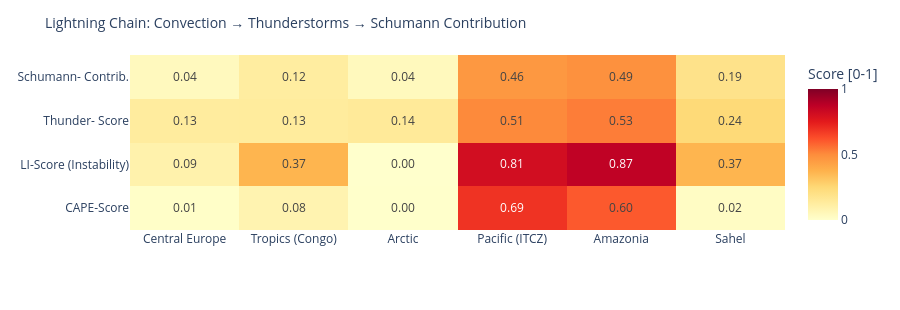

The code cell stored with this chart in its notebook:
### Code cell
# ============================================================
# LIGHTNING CHAIN: Convection → Thunderstorms → Schumann
# Shows the causal chain per measurement point as heatmap
# ============================================================

def cape_score(v):
    """CAPE → normalized score [0,1]"""
    if v is None or pd.isna(v): return 0.0
    return min(1.0, float(v) / 3000)

def li_score(v):
    """Lifted Index: negative = unstable → score [0,1]"""
    if v is None or pd.isna(v): return 0.3
    return min(1.0, max(0.0, (-float(v) + 6) / 12))

def cloud_score(v):
    if v is None or pd.isna(v): return 0.3
    return float(v) / 100

def thunder_score(row):
    """Kombinierter Gewitterwahrscheinlichkeits-Score
    CAPE + LI + Bedeckung + WMO-Gewitter + konvektiver Niederschlag (showers)
    Hinweis: X-Ray und Kp sind kein Bestandteil – nur geomagn./solarer Kontext.
    """
    cs = cape_score(row.get('cape'))
    ls = li_score(row.get('li'))
    cl = cloud_score(row.get('cloud'))
    t  = 1.0 if row.get('thunderstorm') else 0.0
    # Convective precipitation (showers) as additional indicator
    sh = min(1.0, (row.get('showers') or 0) / 5.0)
    return round(cs * 0.30 + ls * 0.25 + cl * 0.15 + t * 0.20 + sh * 0.10, 3)

def schumann_contribution(t_score, lat):
    """Schumann contribution: higher in tropics (±30°), scaled by thunderstorm score"""
    lat_weight = max(0.3, 1.0 - abs(lat) / 60)
    return round(t_score * lat_weight, 3)

df_atm['cape_score']   = df_atm.apply(lambda r: cape_score(r['cape']), axis=1)
df_atm['li_score']     = df_atm.apply(lambda r: li_score(r['li']),    axis=1)
df_atm['thunder_score']= df_atm.apply(lambda r: thunder_score(r.to_dict()), axis=1)
df_atm['schumann_contribution'] = df_atm.apply(
    lambda r: schumann_contribution(r['thunder_score'], r['lat']), axis=1)

metrics = ['cape_score', 'li_score', 'thunder_score', 'schumann_contribution']
labels  = ['CAPE-Score', 'LI-Score\n(Instability)', 'Thunder-\nScore', 'Schumann-\nContrib.']
z_data  = [df_atm[m].tolist() for m in metrics]

fig = go.Figure(go.Heatmap(
    z=z_data,
    x=df_atm['point'].tolist(),
    y=labels,
    colorscale='YlOrRd',
    zmin=0, zmax=1,
    text=[[f'{v:.2f}' for v in row] for row in z_data],
    texttemplate='%{text}', textfont=dict(size=12),
    colorbar=dict(title='Score [0-1]')
))
fig.update_layout(
    title=dict(text='Lightning Chain: Convection → Thunderstorms → Schumann Contribution', font=dict(size=14)),
    height=310,
    plot_bgcolor='rgba(0,0,0,0)', paper_bgcolor='rgba(0,0,0,0)',
    margin=dict(l=130, r=80, t=55, b=80)
)
fig.show()

### Figure 1 — Plotly figure (JSON) as saved in the notebook; plotly's stock layout.template omitted (floating-point values rounded to 4 significant figures)
{"data": [{"colorbar": {"title": {"text": "Score [0-1]"}}, "colorscale": [[0.0, "rgb(255,255,204)"], [0.125, "rgb(255,237,160)"], [0.25, "rgb(254,217,118)"], [0.375, "rgb(254,178,76)"], [0.5, "rgb(253,141,60)"], [0.625, "rgb(252,78,42)"], [0.75, "rgb(227,26,28)"], [0.875, "rgb(189,0,38)"], [1.0, "rgb(128,0,38)"]], "text": [["0.01", "0.08", "0.00", "0.69", "0.60", "0.02"], ["0.09", "0.37", "0.00", "0.81", "0.87", "0.37"], ["0.13", "0.13", "0.14", "0.51", "0.53", "0.24"], ["0.04", "0.12", "0.04", "0.46", "0.49", "0.19"]], "textfont": {"size": 12}, "texttemplate": "%{text}", "type": "heatmap", "x": ["Central Europe", "Tropics (Congo)", "Arctic", "Pacific (ITCZ)", "Amazonia", "Sahel"], "y": ["CAPE-Score", "LI-Score\n(Instability)", "Thunder-\nScore", "Schumann-\nContrib."], "z": [[0.01, 0.08, 0.003333, 0.69, 0.6033, 0.02333], [0.09167, 0.3667, 0.0, 0.8083, 0.8667, 0.3667], [0.132, 0.134, 0.145, 0.505, 0.531, 0.244], [0.04, 0.125, 0.043, 0.463, 0.487, 0.191]], "zmax": 1, "zmin": 0}], "layout": {"height": 310, "margin": {"b": 80, "l": 130, "r": 80, "t": 55}, "paper_bgcolor": "rgba(0,0,0,0)", "plot_bgcolor": "rgba(0,0,0,0)", "title": {"font": {"size": 14}, "text": "Lightning Chain: Convection → Thunderstorms → Schumann Contribution"}}}
